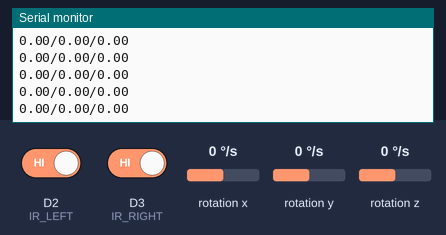
Simulated run of this sketch. Board: Arduino Nano 33 IoT. Shown: the last lines printed to the serial monitor. The test bench sets the inputs (shaded band); at power-on: rotation x 0 °/s, rotation y 0 °/s, rotation z 0 °/s, D2 (IR_LEFT) HIGH, D3 (IR_RIGHT) HIGH.

Above: at 3.7 s.
3.8 s: rotation x set to -192 °/s
At 3.86 s:
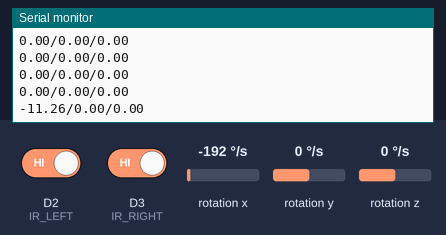
5.3 s: rotation y set to -192 °/s
At 5.3 s:
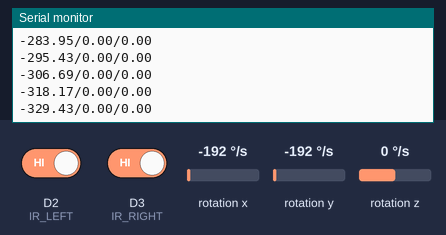
6.8 s: rotation z set to -192 °/s
At 6.8 s:
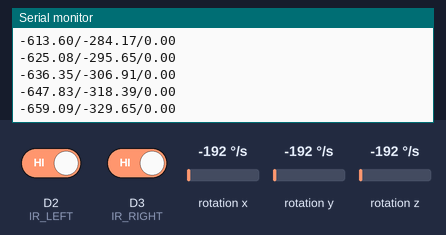
Timing chart, 0 to 9.8 s (numbered marks = the images above; inputs shaded):
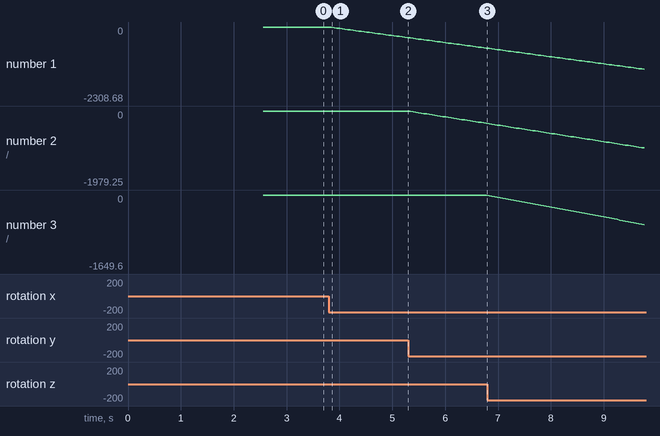

Measured:
- after the input at 3.8 s, the serial monitor: prints a new line after 0.05 s (image 1)
- plotted number 1: 0 → -329.43 after the input at 3.8 s
- plotted number 2: 0 → -329.65 after the input at 5.3 s

The sketch:

ArduinoMazeScript.ino
```cpp
// Project relevant to this script is available at:
// https://github.com/E1P3/MazeGame

#include <Arduino_LSM6DS3.h>

#define IR_LEFT 2
#define IR_RIGHT 3

float x, y, z;
float px, py, pz;
float angleX, angleY, angleZ;
float GyroErrorX;
float GyroErrorY;
float GyroErrorZ;
float elapsedTime, currentTime, previousTime;
float gyroOffset = 1.15;

int c;

void setup() {

  pinMode(IR_LEFT, INPUT);
  pinMode(IR_RIGHT, INPUT);

  attachInterrupt(digitalPinToInterrupt(IR_LEFT), level, RISING);
  attachInterrupt(digitalPinToInterrupt(IR_RIGHT), level, RISING);

  Serial.begin(9600);
  while (!Serial);

  if (!IMU.begin()) {
    Serial.println("Failed to initialize IMU!");

    while (1);
  }

  delay(500);
  computeError();

}

void loop() {


  if (IMU.gyroscopeAvailable()) {

    previousTime = currentTime;        // Previous time is stored before the actual time read
    currentTime = millis();            // Current time actual time read
    elapsedTime = (currentTime - previousTime) / 1000;

    IMU.readGyroscope(x, y, z);

    x = x + GyroErrorX;
    y = y + GyroErrorY;
    z = z + GyroErrorZ;

    angleX = angleX + x * elapsedTime * gyroOffset;
    angleY = angleY + y * elapsedTime * gyroOffset;
    angleZ = angleZ + z * elapsedTime * gyroOffset;

//    angleX = angleX + (px + (x - px)/2) * elapsedTime;
//  angleY = angleY + (py + (y - py)/2) * elapsedTime;
//  angleZ = angleZ + (pz + (z - pz)/2) * elapsedTime;

    px = x;
    py = y;
    pz = z;

    Serial.print(angleX);
    Serial.print('/');
    Serial.print(angleY);
    Serial.print('/');
    Serial.println(angleZ);
    delay(50);

  }
}

void computeError(){

  noInterrupts();
  c = 0;
  // Read gyro values 200 times
  while (c < 200) {

    IMU.readGyroscope(x, y, z);

    // Sum all readings
    GyroErrorX = GyroErrorX - x;
    GyroErrorY = GyroErrorY - y;
    GyroErrorZ = GyroErrorZ - z;
    c++;
    delay(10);
  }
  //Divide the sum by 200 to get the error value
  GyroErrorX = GyroErrorX / 200;
  GyroErrorY = GyroErrorY / 200;
  GyroErrorZ = GyroErrorZ / 200;
  interrupts();

}

void level(){

  angleX = 0;
  angleY = 0;
  angleZ = 0;
}
```
